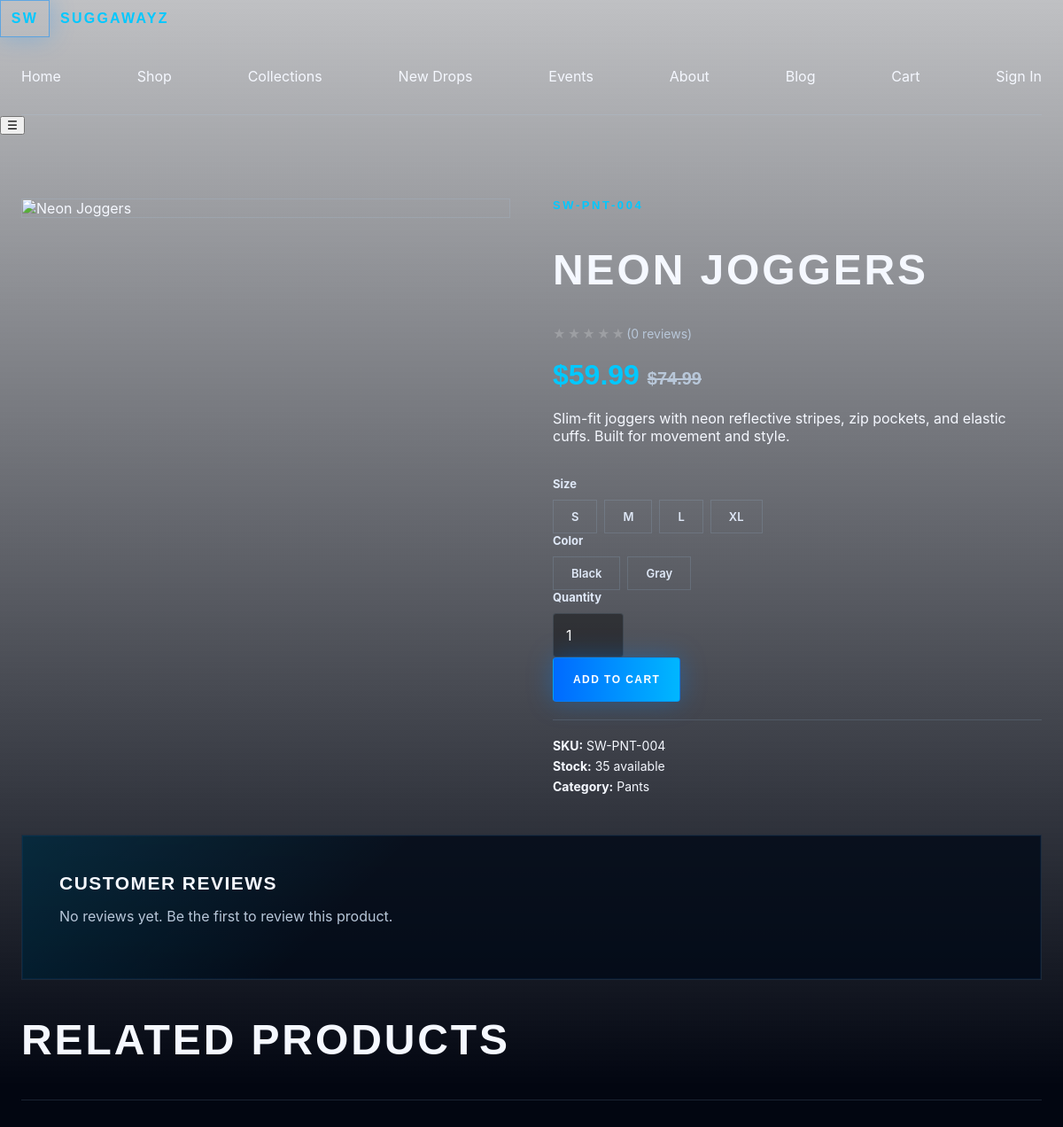
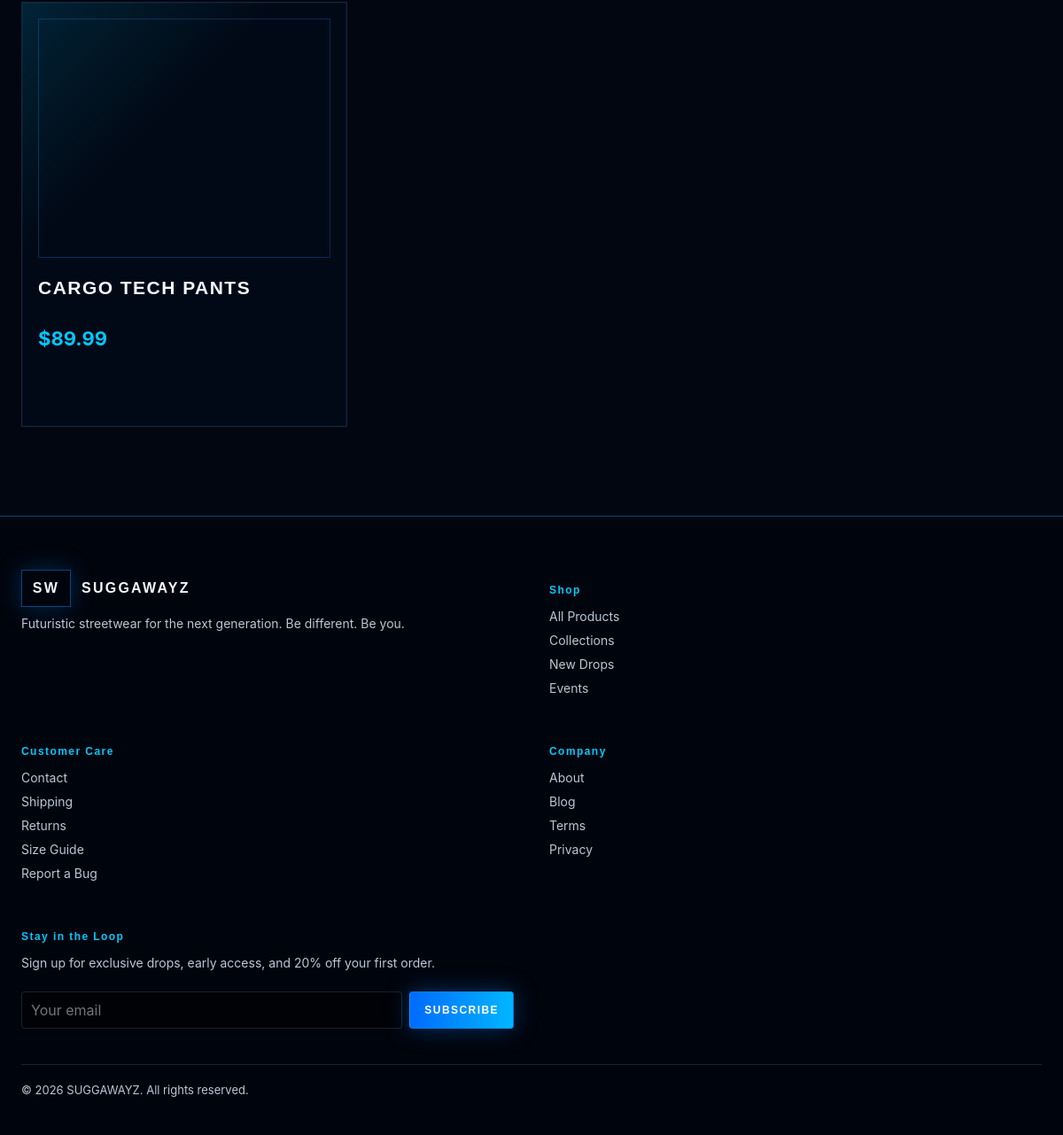
/?page=product&slug=neon-joggers, run on the app's committed database (2 pictures, top to bottom).
### tables this page shows
CREATE TABLE `site_settings` (
  `id` bigint unsigned NOT NULL AUTO_INCREMENT,
  `setting_key` varchar(120) NOT NULL,
  `setting_value` text,
  `created_at` timestamp NULL DEFAULT CURRENT_TIMESTAMP,
  `updated_at` timestamp NULL DEFAULT CURRENT_TIMESTAMP ON UPDATE CURRENT_TIMESTAMP,
  PRIMARY KEY (`id`),
  UNIQUE KEY `setting_key` (`setting_key`)
);

CREATE TABLE `products` (
  `id` bigint unsigned NOT NULL AUTO_INCREMENT,
  `name` varchar(160) NOT NULL,
  `sku` varchar(80) NOT NULL,
  `slug` varchar(180) NOT NULL,
  `description` text NOT NULL,
  `short_description` varchar(255) DEFAULT NULL,
  `seo_description` varchar(255) DEFAULT NULL,
  `price` decimal(10,2) NOT NULL,
  `sale_price` decimal(10,2) DEFAULT NULL,
  `cost_price` decimal(10,2) DEFAULT NULL,
  `sizes` json DEFAULT NULL,
  `colors` json DEFAULT NULL,
  `images` json DEFAULT NULL,
  `videos` json DEFAULT NULL,
  `is_featured` tinyint(1) NOT NULL DEFAULT '0',
  `is_new` tinyint(1) NOT NULL DEFAULT '0',
  `status` enum('draft','active','archived') NOT NULL DEFAULT 'active',
  `category_id` bigint unsigned DEFAULT NULL,
  `meta_title` varchar(180) DEFAULT NULL,
  `meta_description` varchar(255) DEFAULT NULL,
  `created_at` timestamp NULL DEFAULT CURRENT_TIMESTAMP,
  `updated_at` timestamp NULL DEFAULT CURRENT_TIMESTAMP ON UPDATE CURRENT_TIMESTAMP,
  PRIMARY KEY (`id`),
  UNIQUE KEY `sku` (`sku`),
  UNIQUE KEY `slug` (`slug`),
  KEY `category_id` (`category_id`),
  CONSTRAINT `products_ibfk_1` FOREIGN KEY (`category_id`) REFERENCES `categories` (`id`) ON DELETE SET NULL
);

CREATE TABLE `categories` (
  `id` bigint unsigned NOT NULL AUTO_INCREMENT,
  `name` varchar(120) NOT NULL,
  `slug` varchar(140) NOT NULL,
  `description` text,
  `image` varchar(255) DEFAULT NULL,
  `parent_id` bigint unsigned DEFAULT NULL,
  `sort_order` int NOT NULL DEFAULT '0',
  `active` tinyint(1) NOT NULL DEFAULT '1',
  `created_at` timestamp NULL DEFAULT CURRENT_TIMESTAMP,
  PRIMARY KEY (`id`),
  UNIQUE KEY `slug` (`slug`),
  KEY `parent_id` (`parent_id`),
  CONSTRAINT `categories_ibfk_1` FOREIGN KEY (`parent_id`) REFERENCES `categories` (`id`) ON DELETE SET NULL
);

### public/index.php (called while the page is built, shortened)
<?php
$page = $_GET['page'] ?? 'home';
$user = current_user();
switch ($page) {
    case 'product':
        $slug = $_GET['slug'] ?? '';
        $stmt = db()->prepare('SELECT p.*, (SELECT i.stock_quantity FROM inventory i WHERE i.product_id = p.id LIMIT 1) as stock_quantity, c.name as category_name, c.slug as category_slug FROM products p LEFT JOIN categories c ON c.id = p.category_id WHERE p.slug = ? AND p.status = "active"');
        $stmt->execute([$slug]);
        $product = $stmt->fetch();
        $images = json_decode($product['images'] ?? '[]', true);
        $sizes = json_decode($product['sizes'] ?? '[]', true);
        $colors = json_decode($product['colors'] ?? '[]', true);
        $reviews = db()->prepare('SELECT r.*, u.full_name, u.avatar FROM reviews r JOIN users u ON u.id = r.user_id WHERE r.product_id = ? AND r.is_approved = 1 ORDER BY r.created_at DESC')->execute([(int)$product['id']]) ? db()->query('SELECT r.*, u.full_name, u.avatar FROM reviews r JOIN users u ON u.id = r.user_id WHERE r.product_id = 0')->fetchAll() : [];
        $related = db()->prepare('SELECT p.*, (SELECT i.stock_quantity FROM inventory i WHERE i.product_id = p.id LIMIT 1) as stock_quantity FROM products p WHERE p.category_id = ? AND p.id != ? AND p.status = "active" LIMIT 4');
        $related->execute([(int)$product['category_id'], (int)$product['id']]);
        $relatedProducts = $related->fetchAll();
        $hero_class = 'hero-product';
        $content = render_product_detail($product, $images, $sizes, $colors, $reviews, $relatedProducts, $user);
        break;
    ob_start(); ?>
    <?php $content = ob_get_clean();
}
require dirname(__DIR__) . '/app/Views/layouts/main.php';

### app/Helpers/functions.php (called while the page is built, shortened)
<?php
function config(string $key, mixed $default = null): mixed
{
    static $loaded = [];
    $parts = explode('.', $key, 2);
    $file = $parts[0];
    if (!isset($loaded[$file])) {
        $path = dirname(__DIR__, 2) . "/config/{$file}.php";
        $loaded[$file] = file_exists($path) ? require $path : [];
    }
    if (!isset($parts[1])) return $loaded[$file];
    $value = $loaded[$file];
    return $value;
}
function db(): PDO
{
    static $pdo = null;
    if ($pdo) return $pdo;
    $cfg = config('database');
    $pdo = new PDO(
        "mysql:host={$cfg['host']};port={$cfg['port']};dbname={$cfg['database']};charset={$cfg['charset']}",
        $cfg['username'],
        $cfg['password'],
        [
            PDO::ATTR_ERRMODE => PDO::ERRMODE_EXCEPTION,
            PDO::ATTR_DEFAULT_FETCH_MODE => PDO::FETCH_ASSOC,
            PDO::ATTR_EMULATE_PREPARES => false,
        ]
    );
    return $pdo;
}
function e(?string $value): string
{
    return htmlspecialchars((string)$value, ENT_QUOTES, 'UTF-8');
}
function current_user(): ?array
{
    if (empty($_SESSION['user_id'])) return null;
    $stmt = db()->prepare('SELECT * FROM users WHERE id = ? LIMIT 1');
    $stmt->execute([(int)$_SESSION['user_id']]);
    return $stmt->fetch() ?: null;
}
function site_setting(string $key, string $default = ''): string
{
    $stmt = db()->prepare('SELECT setting_value FROM site_settings WHERE setting_key = ?');
    $stmt->execute([$key]);
    $val = $stmt->fetchColumn();
    return $val !== false && $val !== null ? (string)$val : $default;
}

### app/Views/render.php (the view, shortened to what this page needs)
    <?php
function render_product_detail(array $product, array $images, array $sizes, array $colors, array $reviews, array $related, ?array $user): string
{
    $rating = db()->prepare('SELECT COALESCE(AVG(rating), 0) as avg_rating, COUNT(*) as count FROM reviews WHERE product_id = ? AND is_approved = 1');
    $rating->execute([(int)$product['id']]);
    $ratingData = $rating->fetch();
    ob_start(); ?>
    <div class="product-detail">
      <div class="product-gallery">
        <div class="gallery-main">
          <img src="<?= e($images[0] ?? '/assets/img/background.png') ?>" alt="<?= e($product['name']) ?>">
        </div>
      </div>
      <div class="product-info">
        <p class="eyebrow"><?= e($product['sku']) ?></p>
        <h2><?= e($product['name']) ?></h2>
        <div class="rating">
          <?php for ($i = 1; $i <= 5; $i++): ?>
            <span class="star <?= $i <= round((float)$ratingData['avg_rating']) ? 'filled' : '' ?>">★</span>
          <?php endfor; ?>
          <span>(<?= (int)$ratingData['count'] ?> reviews)</span>
        </div>
        <div class="product-price">
          <?php if ($product['sale_price']): ?>
            <span class="sale-price">$<?= e(number_format((float)$product['sale_price'], 2)) ?></span>
            <span class="original-price">$<?= e(number_format((float)$product['price'], 2)) ?></span>
          <?php else: ?>
            <span>$<?= e(number_format((float)$product['price'], 2)) ?></span>
          <?php endif; ?>
        </div>
        <p><?= nl2br(e($product['description'])) ?></p>
        <form method="post">
          <?php if (!empty($sizes)): ?>
            <div class="option-group">
              <label>Size</label>
              <div class="option-buttons">
                <?php foreach ($sizes as $size): ?>
                  <label class="option-btn">
                    <span><?= e($size) ?></span>
                  </label>
                <?php endforeach; ?>
              </div>
            </div>
          <?php endif; ?>
          <?php if (!empty($colors)): ?>
            <div class="option-group">
              <label>Color</label>
              <div class="option-buttons">
                <?php foreach ($colors as $color): ?>
                  <label class="option-btn">
                    <span><?= e($color) ?></span>
                  </label>
                <?php endforeach; ?>
              </div>
            </div>
          <?php endif; ?>
          <div class="option-group">
            <label>Quantity</label>
            <input type="number" name="quantity" value="1" min="1" max="99" style="width:80px">
          </div>
          <div class="product-actions">
            <button class="button primary" type="submit" <?= $product['stock_quantity'] < 1 ? 'disabled' : '' ?>>
              <?= $product['stock_quantity'] < 1 ? 'Sold Out' : 'Add to Cart' ?>
            </button>
          </div>
        </form>
        <div class="product-meta-info">
          <p><strong>SKU:</strong> <?= e($product['sku']) ?></p>
          <p><strong>Stock:</strong> <?= $product['stock_quantity'] > 0 ? e((string)$product['stock_quantity']) . ' available' : 'Sold Out' ?></p>
          <p><strong>Category:</strong> <a href="/?page=shop&category=<?= e($product['category_slug'] ?? '') ?>"><?= e($product['category_name'] ?? 'Uncategorized') ?></a></p>
        </div>
      </div>
    </div>
    <section class="panel" style="margin-top:40px">
      <h3>Customer Reviews</h3>
      <?php if (empty($reviews)): ?>
        <p>No reviews yet. Be the first to review this product.</p>
      <?php endif; ?>
    </section>
    <?php if (!empty($related)): ?>
      <section class="section-title" style="margin-top:40px">
        <h2>Related Products</h2>
      </section>
      <section class="product-grid">
        <?php foreach ($related as $rp): ?>
          <article class="product-card">
            <a href="/?page=product&slug=<?= e($rp['slug']) ?>">
              <div class="product-image" style="background-image: url('<?= e(json_decode($rp['images'], true)[0] ?? '/assets/img/background.png') ?>')"></div>
              <h3><?= e($rp['name']) ?></h3>
              <div class="product-meta">
                <strong>$<?= e(number_format((float)($rp['sale_price'] ?: $rp['price']), 2)) ?></strong>
              </div>
            </a>
          </article>
        <?php endforeach; ?>
      </section>
    <?php endif; ?>
    <?php
    return ob_get_clean();
}
    ob_start(); ?>

### app/Views/layouts/main.php (shortened to what this page needs)
<?php
$footerTagline = site_setting('footer_tagline', 'Futuristic streetwear for the next generation. Be different. Be you.');
$siteIcon = site_setting('site_icon_text', 'SW');
?><!DOCTYPE html>
<html lang="en">
<head>
  <link rel="stylesheet" href="/assets/css/style.css">
</head>
<body>
  <header class="header">
    <div class="header-inner">
      <a href="/" class="brand">
        <span class="brand-mark"><?= e($siteIcon) ?></span>
        <span>SUGGAWAYZ</span>
      </a>
      <nav class="nav">
        <a href="/">Home</a>
        <a href="/?page=shop">Shop</a>
        <a href="/?page=collections">Collections</a>
        <a href="/?page=new-drops">New Drops</a>
        <a href="/?page=lookbook">Events</a>
        <a href="/?page=about">About</a>
        <a href="/?page=blog">Blog</a>
        <a href="/?page=cart" class="cart-link">Cart <?php if (cart_count() > 0): ?><span class="cart-badge"><?= e((string)cart_count()) ?></span><?php endif; ?></a>
        <?php if ($user): ?>
          <a href="/?page=<?= is_admin($user) ? 'admin' : 'account' ?>" class="nav-account"><?= e($user['full_name'] ?: $user['username']) ?></a>
          <form method="post" class="inline-form" style="margin:0"><input type="hidden" name="action" value="logout"><?= csrf_field() ?><button class="button" style="padding:4px 8px;min-height:auto;font-size:11px">Logout</button></form>
        <?php else: ?>
          <a href="/?page=login" class="nav-account">Sign In</a>
        <?php endif; ?>
      </nav>
      <button class="menu-toggle" aria-label="Menu">☰</button>
    </div>
  </header>
  <main class="main <?= $hero_class ?? '' ?>">
    <?= $content ?? '' ?>
  </main>
  <footer class="footer">
    <div class="footer-inner">
      <div class="footer-grid">
        <div class="footer-col">
          <div class="brand">
            <span class="brand-mark"><?= e($siteIcon) ?></span>
            <span>SUGGAWAYZ</span>
          </div>
          <p><?= e($footerTagline) ?></p>
        </div>
        <div class="footer-col">
          <h4>Shop</h4>
          <a href="/?page=shop">All Products</a>
          <a href="/?page=collections">Collections</a>
          <a href="/?page=new-drops">New Drops</a>
          <a href="/?page=lookbook">Events</a>
        </div>
        <div class="footer-col">
          <h4>Customer Care</h4>
          <a href="/?page=contact">Contact</a>
          <a href="/?page=shipping">Shipping</a>
          <a href="/?page=returns">Returns</a>
          <a href="/?page=size-guide">Size Guide</a>
          <a href="/?page=bug-report">Report a Bug</a>
        </div>
        <div class="footer-col">
          <h4>Company</h4>
          <a href="/?page=about">About</a>
          <a href="/?page=blog">Blog</a>
          <a href="/?page=terms">Terms</a>
          <a href="/?page=privacy">Privacy</a>
        </div>
        <div class="footer-col">
          <h4>Stay in the Loop</h4>
          <p><?= e(site_setting('hero_subscribe', 'Subscribe for exclusive drops and early access.')) ?></p>
          <form method="post" action="/?page=subscribe" class="footer-form">
            <input type="email" name="email" placeholder="Your email" required>
            <button type="submit" class="button primary">Subscribe</button>
          </form>
        </div>
      </div>
      <div class="footer-bottom">
        <p>&copy; <?= date('Y') ?> SUGGAWAYZ. All rights reserved.</p>
      </div>
    </div>
  </footer>
</body>
</html>

### data on the page
site_settings: setting_value "SW"
products: name "NEON JOGGERS", sale_price "59.99", price "74.99", description "Slim-fit joggers with neon reflective stripes, zip pockets, and elastic cuffs. Built for movement and style.", sku "SW-PNT-004", category.name "Pants"
products: name "CARGO TECH PANTS", sale_price "89.99"
site_settings: setting_value "Futuristic streetwear for the next generation. Be different. Be you."
site_settings: setting_value "Sign up for exclusive drops, early access, and 20% off your first order."

### other printed values
$ratingData['count'] "0"
$size "S"
$size "M"
$size "L"
$size "XL"
$color "Black"
$color "Gray"
$product['stock_quantity'] "35"
